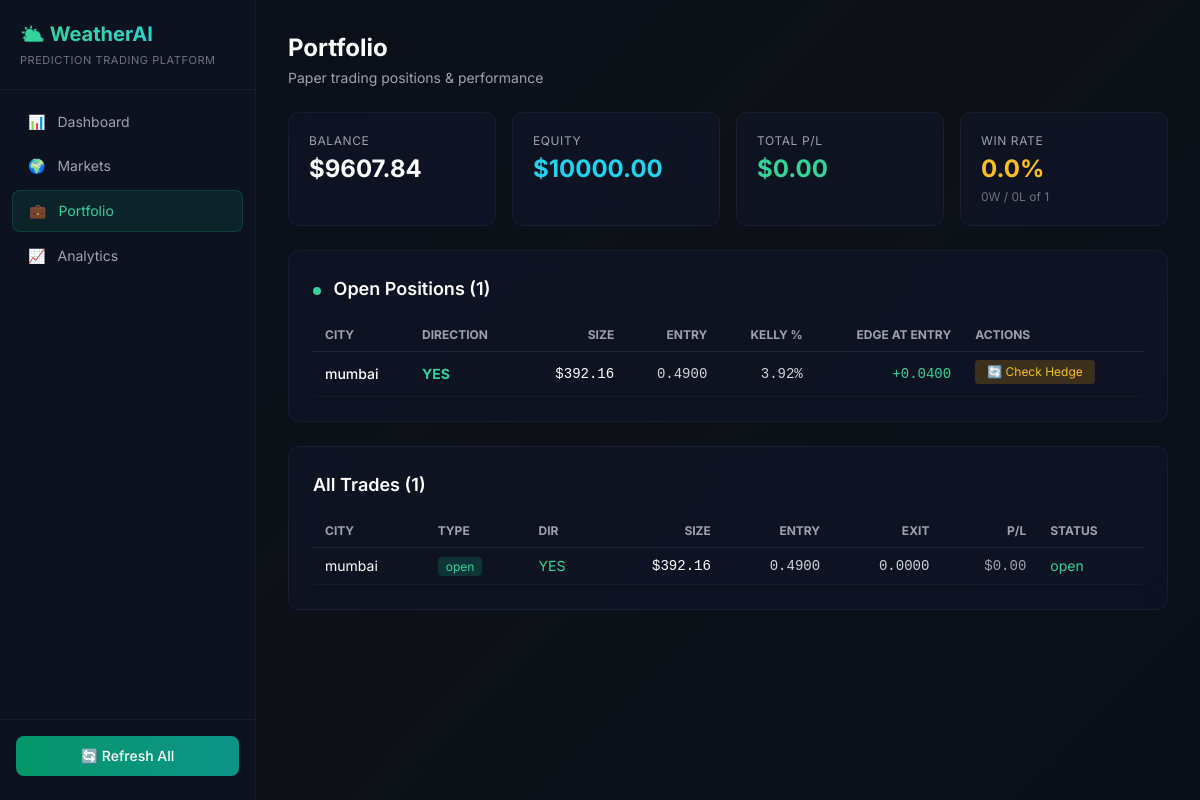
The app's page /portfolio with its own data.
### tables this page shows
CREATE TABLE portfolio (
    id INTEGER PRIMARY KEY AUTOINCREMENT,
    balance REAL NOT NULL,
    equity REAL NOT NULL,
    total_trades INTEGER DEFAULT 0,
    open_trades INTEGER DEFAULT 0,
    wins INTEGER DEFAULT 0,
    losses INTEGER DEFAULT 0,
    total_pnl REAL DEFAULT 0.0,
    max_drawdown REAL DEFAULT 0.0,
    updated_at TIMESTAMP DEFAULT CURRENT_TIMESTAMP
);

CREATE TABLE trades (
    id INTEGER PRIMARY KEY AUTOINCREMENT,
    city TEXT NOT NULL,
    trade_type TEXT NOT NULL DEFAULT 'open',
    direction TEXT NOT NULL,
    size REAL NOT NULL,
    entry_price REAL,
    exit_price REAL,
    pnl REAL DEFAULT 0.0,
    kelly_fraction REAL,
    edge_at_entry REAL,
    edge_at_action REAL,
    reasoning TEXT,
    prediction_id INTEGER,
    parent_trade_id INTEGER,
    status TEXT DEFAULT 'open',
    created_at TIMESTAMP DEFAULT CURRENT_TIMESTAMP,
    closed_at TIMESTAMP,
    FOREIGN KEY (prediction_id) REFERENCES predictions(id),
    FOREIGN KEY (parent_trade_id) REFERENCES trades(id)
);

### app/api/routes.py (the view)
@router.get("/portfolio", response_class=HTMLResponse)
async def portfolio(request: Request):
    state = await portfolio_agent.get_state()
    return templates.TemplateResponse(request=request, name="portfolio.html", context={
        "request": request, "portfolio": state, "page": "portfolio",
    })

### app/templates/portfolio.html (shortened to what this page needs)
{% extends "base.html" %}
{% block content %}
<div class="space-y-6">
    <div>
        <h2 class="text-2xl font-bold text-white">Portfolio</h2>
        <p class="text-gray-400 text-sm mt-1">Paper trading positions & performance</p>
    </div>
    <div class="grid grid-cols-2 md:grid-cols-4 gap-4">
        <div class="glass-card p-5">
            <p class="text-xs text-gray-400 uppercase tracking-wider">Balance</p>
            <p class="text-2xl font-bold text-white mt-1">${{ "%.2f"|format(portfolio.balance) }}</p>
        </div>
        <div class="glass-card p-5">
            <p class="text-xs text-gray-400 uppercase tracking-wider">Equity</p>
            <p class="text-2xl font-bold text-cyan-400 mt-1">${{ "%.2f"|format(portfolio.equity) }}</p>
        </div>
        <div class="glass-card p-5">
            <p class="text-xs text-gray-400 uppercase tracking-wider">Total P/L</p>
            <p class="text-2xl font-bold {% if portfolio.total_pnl >= 0 %}text-emerald-400{% else %}text-red-400{% endif %} mt-1">
                ${{ "%.2f"|format(portfolio.total_pnl) }}</p>
        </div>
        <div class="glass-card p-5">
            <p class="text-xs text-gray-400 uppercase tracking-wider">Win Rate</p>
            <p class="text-2xl font-bold text-amber-400 mt-1">{{ "%.1f"|format(portfolio.win_rate) }}%</p>
            <p class="text-xs text-gray-500 mt-1">{{ portfolio.wins }}W / {{ portfolio.losses }}L of {{ portfolio.total_trades }}</p>
        </div>
    </div>
    {% if portfolio.open_positions %}
    <div class="glass-card p-6">
        <h3 class="text-lg font-semibold text-white mb-4">
            <span class="w-2 h-2 bg-emerald-400 rounded-full inline-block animate-pulse mr-2"></span>
            Open Positions ({{ portfolio.open_positions|length }})
        </h3>
        <div class="overflow-x-auto">
            <table class="w-full text-sm">
                <thead>
                    <tr class="text-gray-400 text-xs uppercase border-b border-gray-800">
                        <th class="text-left py-2 px-3">City</th>
                        <th class="text-left py-2 px-3">Direction</th>
                        <th class="text-right py-2 px-3">Size</th>
                        <th class="text-right py-2 px-3">Entry</th>
                        <th class="text-right py-2 px-3">Kelly %</th>
                        <th class="text-right py-2 px-3">Edge at Entry</th>
                        <th class="text-left py-2 px-3">Actions</th>
                    </tr>
                </thead>
                <tbody>
                    {% for t in portfolio.open_positions %}
                    <tr class="border-b border-gray-800/50 hover:bg-gray-800/30">
                        <td class="py-2 px-3 text-white font-medium">{{ t.city }}</td>
                        <td class="py-2 px-3 {% if t.direction == 'YES' %}text-emerald-400{% else %}text-red-400{% endif %} font-bold">
                            {{ t.direction }}</td>
                        <td class="py-2 px-3 text-right font-mono text-white">${{ "%.2f"|format(t.size) }}</td>
                        <td class="py-2 px-3 text-right font-mono text-gray-300">{{ "%.4f"|format(t.entry_price) }}</td>
                        <td class="py-2 px-3 text-right font-mono text-gray-300">{{ "%.2f"|format(t.kelly_fraction * 100) }}%</td>
                        <td class="py-2 px-3 text-right font-mono
                            {% if t.edge_at_entry > 0 %}text-emerald-400{% else %}text-red-400{% endif %}">
                            {{ "%+.4f"|format(t.edge_at_entry) }}</td>
                        <td class="py-2 px-3">
                            <form hx-post="/hedge" hx-target="#hedge-result-{{ t.id }}" hx-swap="innerHTML" class="inline">
                                <button type="submit"
                                    class="px-3 py-1 bg-amber-500/20 hover:bg-amber-500/40 text-amber-400
                                    rounded text-xs transition-all">🔄 Check Hedge</button>
                            </form>
                        </td>
                    </tr>
                    {% endfor %}
                </tbody>
            </table>
        </div>
    </div>
    {% endif %}
    <div class="glass-card p-6">
        <h3 class="text-lg font-semibold text-white mb-4">All Trades ({{ portfolio.total_trades }})</h3>
        {% if portfolio.recent_trades %}
        <div class="overflow-x-auto">
            <table class="w-full text-sm">
                <thead>
                    <tr class="text-gray-400 text-xs uppercase border-b border-gray-800">
                        <th class="text-left py-2 px-3">City</th>
                        <th class="text-left py-2 px-3">Type</th>
                        <th class="text-left py-2 px-3">Dir</th>
                        <th class="text-right py-2 px-3">Size</th>
                        <th class="text-right py-2 px-3">Entry</th>
                        <th class="text-right py-2 px-3">Exit</th>
                        <th class="text-right py-2 px-3">P/L</th>
                        <th class="text-left py-2 px-3">Status</th>
                    </tr>
                </thead>
                <tbody>
                    {% for t in portfolio.recent_trades %}
                    <tr class="border-b border-gray-800/50 hover:bg-gray-800/30">
                        <td class="py-2 px-3 text-white">{{ t.city }}</td>
                        <td class="py-2 px-3">
                            <span class="px-2 py-0.5 rounded text-xs
                                {% if t.trade_type == 'hedge' %}bg-amber-500/20 text-amber-400
                                {% elif t.trade_type == 'close' %}bg-gray-500/20 text-gray-400
                                {% else %}bg-emerald-500/20 text-emerald-400{% endif %}">{{ t.trade_type }}</span>
                        </td>
                        <td class="py-2 px-3 {% if t.direction == 'YES' %}text-emerald-400{% else %}text-red-400{% endif %}">
                            {{ t.direction }}</td>
                        <td class="py-2 px-3 text-right font-mono text-white">${{ "%.2f"|format(t.size) }}</td>
                        <td class="py-2 px-3 text-right font-mono text-gray-300">{{ "%.4f"|format(t.entry_price) }}</td>
                        <td class="py-2 px-3 text-right font-mono text-gray-300">{{ "%.4f"|format(t.exit_price or 0) }}</td>
                        <td class="py-2 px-3 text-right font-mono
                            {% if t.pnl > 0 %}text-emerald-400{% elif t.pnl < 0 %}text-red-400{% else %}text-gray-400{% endif %}">
                            ${{ "%.2f"|format(t.pnl) }}</td>
                        <td class="py-2 px-3">
                            <span class="{% if t.status == 'open' %}text-emerald-400{% else %}text-gray-500{% endif %}">
                            {{ t.status }}</span></td>
                    </tr>
                    {% endfor %}
                </tbody>
            </table>
        </div>
        {% else %}
        <p class="text-gray-500 text-center py-6">No trades recorded yet.</p>
        {% endif %}
    </div>
</div>
{% endblock %}

### app/static/css/styles.css (style rules this page uses)
.glass-card { background: rgba(15, 23, 42, 0.6); backdrop-filter: blur(12px); -webkit-backdrop-filter: blur(12px); border: 1px solid rgba(148, 163, 184, 0.08); border-radius: 0.75rem; transition: all 0.3s ease; }
.glass-card { animation: fadeIn 0.3s ease-out; }
body { background: linear-gradient(135deg, #0a0e1a 0%, #0d1117 50%, #0a0e1a 100%); background-attachment: fixed; }
table { border-collapse: separate; border-spacing: 0; }
:root { color-scheme: dark; }

### records on screen
portfolio: balance "9607.84", equity "10000.00", total_pnl "0.00", wins "0", losses "0", total_trades "1"
trades: city "mumbai", direction "YES", size "392.16", entry_price "0.4900", t.kelly_fraction*100 "3.92", edge_at_entry "+0.0400", trade_type "open", exit_price "0.0000", pnl "0.00", status "open"

### other values on screen
{{ "%.1f"|format(portfolio.win_rate) }} "0.0"
{{ portfolio.open_positions|length }} "1"
